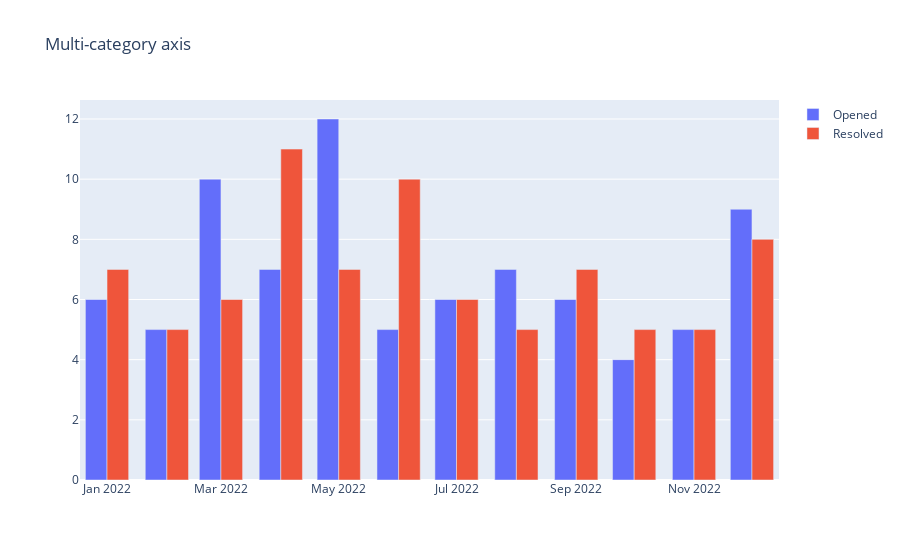

Notebook code for this chart:
### Code cell
fig2 = go.Figure()

fig2.add_trace(go.Bar(
  x = year_month_list,
  y = year_month_count_opened,
  name = "Opened",
))

fig2.add_trace(go.Bar(
  x = year_month_list,
  y = year_month_count_resolved,
  name = "Resolved",
))

fig2.update_layout(title_text="Multi-category axis")

### Figure 1 — Plotly figure (JSON) as saved in the notebook; plotly's stock layout.template omitted (floating-point values rounded to 4 significant figures)
{"data": [{"name": "Opened", "type": "bar", "x": ["2022-01", "2022-02", "2022-03", "2022-04", "2022-05", "2022-06", "2022-07", "2022-08", "2022-09", "2022-10", "2022-11", "2022-12"], "y": [6, 5, 10, 7, 12, 5, 6, 7, 6, 4, 5, 9]}, {"name": "Resolved", "type": "bar", "x": ["2022-01", "2022-02", "2022-03", "2022-04", "2022-05", "2022-06", "2022-07", "2022-08", "2022-09", "2022-10", "2022-11", "2022-12"], "y": [7, 5, 6, 11, 7, 10, 6, 5, 7, 5, 5, 8]}], "layout": {"title": {"text": "Multi-category axis"}}}
